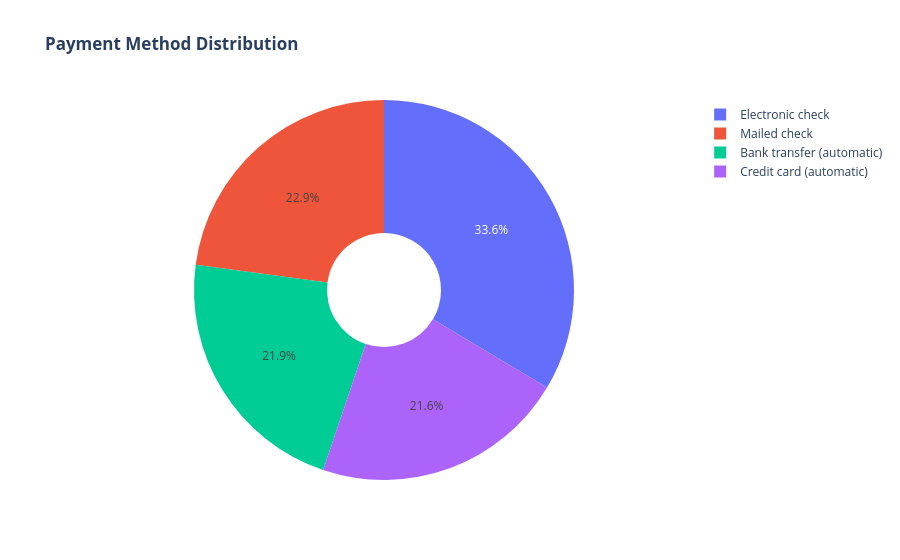
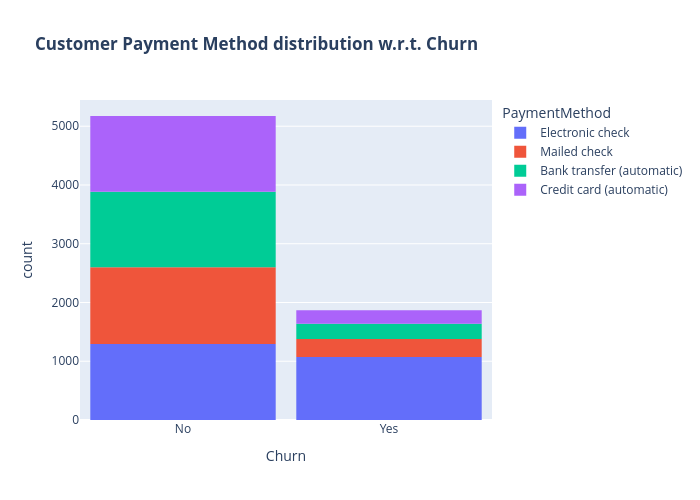

Write notebook code for charts like these, in order.
### Markdown cell above
Customers with monthly contract are more likely to churn

### Code cell
labels = df['PaymentMethod'].unique()
values = df['PaymentMethod'].value_counts()

fig = go.Figure(data=[go.Pie(labels=labels, values=values, hole=.3)])
fig.update_layout(title_text="<b>Payment Method Distribution</b>")
fig.show()

fig = px.histogram(df, x="Churn", color="PaymentMethod", title="<b>Customer Payment Method distribution w.r.t. Churn</b>")
fig.update_layout(width=700, height=500, bargap=0.1)
fig.show()

### Figure 1 — Plotly figure (JSON) as saved in the notebook; plotly's stock layout.template omitted (floating-point values rounded to 4 significant figures)
{"data": [{"hole": 0.3, "labels": ["Electronic check", "Mailed check", "Bank transfer (automatic)", "Credit card (automatic)"], "type": "pie", "values": [2365, 1612, 1544, 1522]}], "layout": {"title": {"text": "<b>Payment Method Distribution</b>"}}}

### Figure 2 — Plotly figure (JSON) as saved in the notebook; plotly's stock layout.template omitted (floating-point values rounded to 4 significant figures; data arrays with more than 128 entries replaced by an {"elided": "..."} marker saying what was removed)
{"data": [{"alignmentgroup": "True", "bingroup": "x", "hovertemplate": "PaymentMethod=Electronic check<br>Churn=%{x}<br>count=%{y}<extra></extra>", "legendgroup": "Electronic check", "marker": {"color": "#636efa", "pattern": {"shape": ""}}, "name": "Electronic check", "offsetgroup": "Electronic check", "orientation": "v", "showlegend": true, "type": "histogram", "x": {"elided": "2365 str values"}, "xaxis": "x", "yaxis": "y"}, {"alignmentgroup": "True", "bingroup": "x", "hovertemplate": "PaymentMethod=Mailed check<br>Churn=%{x}<br>count=%{y}<extra></extra>", "legendgroup": "Mailed check", "marker": {"color": "#EF553B", "pattern": {"shape": ""}}, "name": "Mailed check", "offsetgroup": "Mailed check", "orientation": "v", "showlegend": true, "type": "histogram", "x": {"elided": "1612 str values"}, "xaxis": "x", "yaxis": "y"}, {"alignmentgroup": "True", "bingroup": "x", "hovertemplate": "PaymentMethod=Bank transfer (automatic)<br>Churn=%{x}<br>count=%{y}<extra></extra>", "legendgroup": "Bank transfer (automatic)", "marker": {"color": "#00cc96", "pattern": {"shape": ""}}, "name": "Bank transfer (automatic)", "offsetgroup": "Bank transfer (automatic)", "orientation": "v", "showlegend": true, "type": "histogram", "x": {"elided": "1544 str values"}, "xaxis": "x", "yaxis": "y"}, {"alignmentgroup": "True", "bingroup": "x", "hovertemplate": "PaymentMethod=Credit card (automatic)<br>Churn=%{x}<br>count=%{y}<extra></extra>", "legendgroup": "Credit card (automatic)", "marker": {"color": "#ab63fa", "pattern": {"shape": ""}}, "name": "Credit card (automatic)", "offsetgroup": "Credit card (automatic)", "orientation": "v", "showlegend": true, "type": "histogram", "x": {"elided": "1522 str values"}, "xaxis": "x", "yaxis": "y"}], "layout": {"bargap": 0.1, "barmode": "relative", "height": 500, "legend": {"title": {"text": "PaymentMethod"}, "tracegroupgap": 0}, "title": {"text": "<b>Customer Payment Method distribution w.r.t. Churn</b>"}, "width": 700, "xaxis": {"anchor": "y", "domain": [0, 1], "title": {"text": "Churn"}}, "yaxis": {"anchor": "x", "domain": [0, 1], "title": {"text": "count"}}}}
